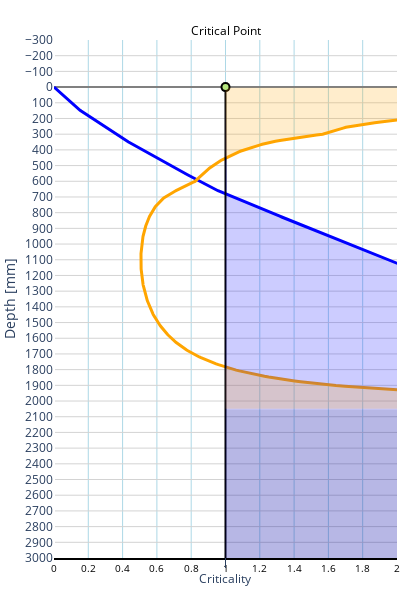

Source (notebook cell):
### Code cell
from plotly_snow_profile import criticality_plots

crit_plots_fig = criticality_plots(plot_weaklayer, plot_layers, dataframe)
crit_plots_fig.show()

### Figure 1 — Plotly figure (JSON) as saved in the notebook; plotly's stock layout.template omitted (floating-point values rounded to 4 significant figures; data arrays with more than 128 entries replaced by an {"elided": "..."} marker saying what was removed)
{"data": [{"line": {"color": "blue", "width": 3}, "marker": {"color": "blue", "size": 6}, "mode": "lines", "name": "Energy Release Rate", "type": "scatter", "x": {"elided": "610 float values"}, "xaxis": "x", "y": {"elided": "610 float values"}}, {"line": {"color": "orange", "width": 3}, "marker": {"color": "orange", "size": 6}, "mode": "lines", "name": "Critical Coupling", "type": "scatter", "x": {"elided": "610 float values"}, "xaxis": "x", "y": {"elided": "610 float values"}}, {"line": {"color": "black", "width": 2}, "mode": "lines", "name": "Critical Point", "showlegend": false, "type": "scatter", "x": [1, 1], "y": [0, 3000]}, {"marker": {"color": "black", "size": 10}, "mode": "markers", "name": "Critical Point", "showlegend": false, "type": "scatter", "x": [1], "y": [0]}, {"fill": "toself", "fillcolor": "rgba(0, 0, 255, 0.2)", "hoverinfo": "skip", "line": {"width": 0}, "name": "Shaded Criticality", "showlegend": false, "type": "scatter", "x": {"elided": "1081 float values"}, "y": {"elided": "1081 float values"}}, {"fill": "toself", "fillcolor": "rgba(255, 165, 0, 0.2)", "hoverinfo": "skip", "line": {"width": 0}, "name": "Shaded Criticality", "showlegend": false, "type": "scatter", "x": {"elided": "182 float values"}, "y": {"elided": "182 float values"}}, {"fill": "toself", "fillcolor": "rgba(255, 165, 0, 0.2)", "hoverinfo": "skip", "line": {"width": 0}, "name": "Shaded Criticality", "showlegend": false, "type": "scatter", "x": [1.015, 1.03, 1.045, 1.062, 1.08, 1.099, 1.119, 1.139, 1.16, 1.182, 1.204, 1.228, 1.252, 1.278, 1.307, 1.338, 1.369, 1.403, 1.438, 1.475, 1.513, 1.554, 1.597, 1.644, 1.697, 1.754, 1.814, 1.879, 1.949, 2.024, 2.105, 2.193, 2.288, 2.394, 2.52, 2.66, 2.817, 2.993, 3.192, 3.421, 3.684, 3.991, 4.354, 4.79, 5.313, 5.965, 6.8, 7.905, 9.44, 11.71, 15.43, 22.61, 42.28, 324.1, 1.0, 1.0, 1.0, 1.0, 1.0, 1.0, 1.0, 1.0, 1.0, 1.0, 1.0, 1.0, 1.0, 1.0, 1.0, 1.0, 1.0, 1.0, 1.0, 1.0, 1.0, 1.0, 1.0, 1.0, 1.0, 1.0, 1.0, 1.0, 1.0, 1.0, 1.0, 1.0, 1.0, 1.0, 1.0, 1.0, 1.0, 1.0, 1.0, 1.0, 1.0, 1.0, 1.0, 1.0, 1.0, 1.0, 1.0, 1.0, 1.0, 1.0, 1.0, 1.0, 1.0, 1.0], "y": [1788.0, 1793.0, 1798.0, 1803.0, 1808.0, 1813.0, 1818.0, 1823.0, 1828.0, 1833.0, 1837.0, 1842.0, 1847.0, 1852.0, 1857.0, 1862.0, 1867.0, 1872.0, 1877.0, 1882.0, 1887.0, 1892.0, 1897.0, 1901.0, 1906.0, 1911.0, 1916.0, 1921.0, 1926.0, 1931.0, 1936.0, 1941.0, 1946.0, 1951.0, 1956.0, 1961.0, 1966.0, 1970.0, 1975.0, 1980.0, 1985.0, 1990.0, 1995.0, 2000.0, 2005.0, 2010.0, 2015.0, 2020.0, 2025.0, 2030.0, 2034.0, 2039.0, 2044.0, 2049.0, 2049.0, 2044.0, 2039.0, 2034.0, 2030.0, 2025.0, 2020.0, 2015.0, 2010.0, 2005.0, 2000.0, 1995.0, 1990.0, 1985.0, 1980.0, 1975.0, 1970.0, 1966.0, 1961.0, 1956.0, 1951.0, 1946.0, 1941.0, 1936.0, 1931.0, 1926.0, 1921.0, 1916.0, 1911.0, 1906.0, 1901.0, 1897.0, 1892.0, 1887.0, 1882.0, 1877.0, 1872.0, 1867.0, 1862.0, 1857.0, 1852.0, 1847.0, 1842.0, 1837.0, 1833.0, 1828.0, 1823.0, 1818.0, 1813.0, 1808.0, 1803.0, 1798.0, 1793.0, 1788.0]}, {"fill": "toself", "fillcolor": "rgba(0, 0, 0, 0.1)", "hoverinfo": "skip", "line": {"width": 0}, "name": "Self-Collapsed", "showlegend": false, "type": "scatter", "x": [150000000.0, 1.0], "y": [0.0, 0.0]}, {"fill": "toself", "fillcolor": "rgba(0, 0, 0, 0.1)", "hoverinfo": "skip", "line": {"width": 0}, "name": "Self-Collapsed", "showlegend": false, "type": "scatter", "x": {"elided": "386 float values"}, "y": {"elided": "386 float values"}}], "layout": {"annotations": [{"ax": 0, "ay": 20, "font": {"size": 12}, "text": "Criticality", "x": 0.5, "xref": "paper", "y": 0, "yref": "paper"}, {"ax": 0, "ay": -10, "font": {"color": "black"}, "text": "Critical Point", "x": 0.5, "xref": "paper", "y": 1, "yref": "paper"}], "height": 600, "margin": {"b": 40, "l": 0, "r": 0, "t": 40}, "paper_bgcolor": "white", "plot_bgcolor": "white", "showlegend": false, "width": 400, "xaxis": {"dtick": 0.2, "gridcolor": "lightblue", "gridwidth": 1, "linecolor": "black", "linewidth": 2, "range": [0, 2], "showgrid": true, "side": "bottom", "tick0": 0, "tickcolor": "black", "tickfont": {"color": "black", "size": 10}, "ticklen": 8, "tickmode": "linear", "tickwidth": 2, "title": {"text": ""}}, "yaxis": {"domain": [0, 1], "dtick": 100, "gridcolor": "lightgray", "gridwidth": 1, "range": [3000, -300], "showgrid": true, "tick0": 0, "tickcolor": "black", "ticklen": 5, "tickmode": "linear", "tickwidth": 2, "title": {"text": "Depth [mm]"}, "zeroline": true, "zerolinecolor": "gray", "zerolinewidth": 2}}}
